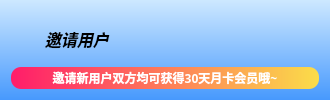
            <widget class="QWidget" name="widget_area_user_invite_bg" native="true">
             <property name="minimumSize">
              <size>
               <width>330</width>
               <height>0</height>
              </size>
             </property>
             <property name="maximumSize">
              <size>
               <width>330</width>
               <height>250</height>
              </size>
             </property>
             <property name="styleSheet">
              <string notr="true">background-color: qlineargradient(x1:0, y1:0, x2:0, y2:1,stop:0 rgb(205, 232, 255), stop:1 rgb(71, 153, 253));</string>
             </property>
             <layout class="QGridLayout" name="gridLayout_14">
              <property name="spacing">
               <number>0</number>
              </property>
              <item row="0" column="0">
               <layout class="QVBoxLayout" name="verticalLayout_19">
                <property name="spacing">
                 <number>0</number>
                </property>
                <item>
                 <layout class="QHBoxLayout" name="horizontalLayout_23">
                  <property name="spacing">
                   <number>0</number>
                  </property>
                  <item>
                   <layout class="QVBoxLayout" name="verticalLayout_20">
                    <item>
                     <layout class="QHBoxLayout" name="horizontalLayout_24">
                      <item>
                       <widget class="QLabel" name="label_area_user_invite_icon">
                        <property name="minimumSize">
                         <size>
                          <width>30</width>
                          <height>30</height>
                         </size>
                        </property>
                        <property name="maximumSize">
                         <size>
                          <width>30</width>
                          <height>30</height>
                         </size>
                        </property>
                        <property name="styleSheet">
                         <string notr="true">border-radius: 65px;
background-color: rgba(255, 255, 255, 0);</string>
                        </property>
                        <property name="text">
                         <string/>
                        </property>
                        <property name="scaledContents">
                         <bool>true</bool>
                        </property>
                       </widget>
                      </item>
                      <item>
                       <widget class="QLabel" name="label_user_login_invite_title">
                        <property name="font">
                         <font>
                          <family>思源黑体</family>
                          <pointsize>12</pointsize>
                          <italic>true</italic>
                          <bold>true</bold>
                         </font>
                        </property>
                        <property name="styleSheet">
                         <string notr="true">border: 0px solid #FF8D16;
border-radius: 0px;
background-color: rgba(0, 0, 0, 0);
color: rgb(0, 0, 0);</string>
                        </property>
                        <property name="text">
                         <string> 邀请用户</string>
                        </property>
                        <property name="alignment">
                         <set>Qt::AlignmentFlag::AlignLeading|Qt::AlignmentFlag::AlignLeft|Qt::AlignmentFlag::AlignVCenter</set>
                        </property>
                       </widget>
                      </item>
                     </layout>
                    </item>
                   </layout>
                  </item>
                  <item>
                   <spacer name="horizontalSpacer_22">
                    <property name="orientation">
                     <enum>Qt::Orientation::Horizontal</enum>
                    </property>
                    <property name="sizeHint" stdset="0">
                     <size>
                      <width>40</width>
                      <height>20</height>
                     </size>
                    </property>
                   </spacer>
                  </item>
                 </layout>
                </item>
                <item>
                 <widget class="QPushButton" name="push_button_area_user_invite_code">
                  <property name="minimumSize">
                   <size>
                    <width>80</width>
                    <height>22</height>
                   </size>
                  </property>
                  <property name="font">
                   <font>
                    <family>思源黑体</family>
                    <pointsize>9</pointsize>
                    <bold>true</bold>
                   </font>
                  </property>
                  <property name="cursor">
                   <cursorShape>PointingHandCursor</cursorShape>
                  </property>
                  <property name="styleSheet">
                   <string notr="true">QPushButton {
border-radius:10px;
background-color: qlineargradient(x1:0, y1:0, x2:1, y2:0,stop:0 rgb(255, 28, 106), stop:1 rgb(251, 221, 73));
color: white;
}
QPushButton:hover {
background-color: qlineargradient(x1:1, y1:0, x2:0, y2:0,stop:0 rgb(255, 28, 106), stop:1 rgb(251, 221, 73));
}</string>
                  </property>
                  <property name="text">
                   <string>邀请新用户双方均可获得30天月卡会员哦~</string>
                  </property>
                 </widget>
                </item>
               </layout>
              </item>
             </layout>
            </widget>
